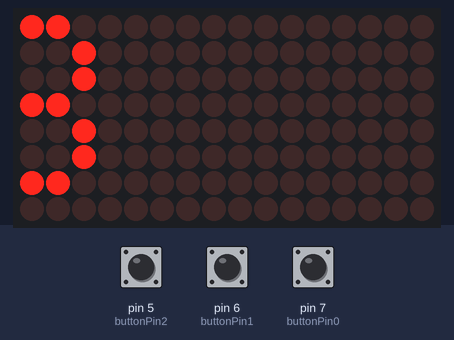
This sketch was run on a simulated Arduino Uno, built with avr-gcc and run on an emulated ATmega328P. Parts: 16×8 LED matrix. Inputs (shaded band) come from the test bench; at power-on: pin 5 (buttonPin2) LOW, pin 7 (buttonPin0) LOW, pin 6 (buttonPin1) LOW.

Above: at 1.2 s.
1.3 s: pin 5 (buttonPin2) pulled HIGH for 1 s
At 3.7 s:
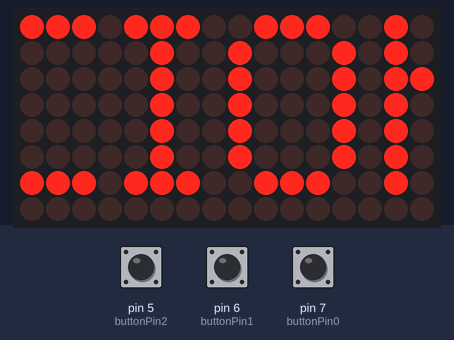
3.8 s: pin 7 (buttonPin0) pulled HIGH for 3.2 s
At 8.39 s:
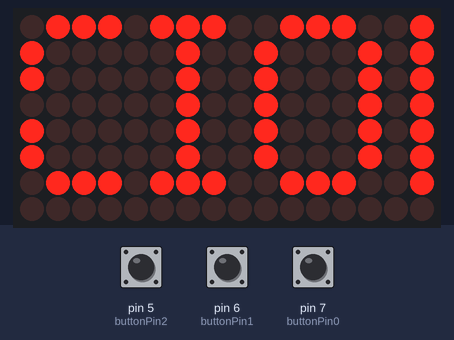
10.0 s: pin 6 (buttonPin1) pulled HIGH for 1 s
At 10.34 s:
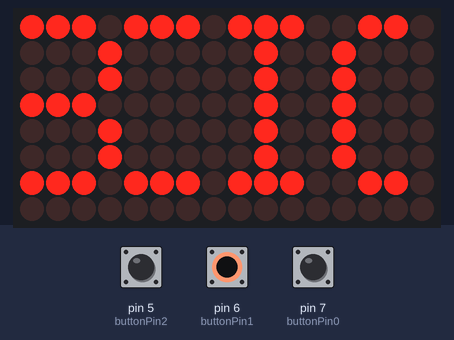
12.5 s: pin 5 (buttonPin2) pulled HIGH for 0.15 s
At 15.5 s:
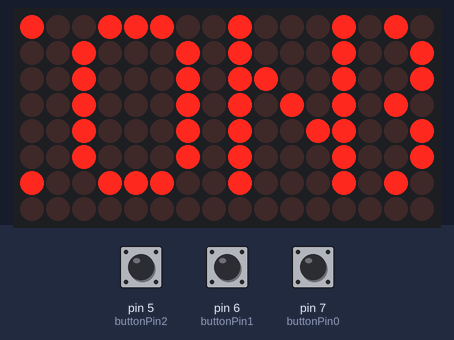
15.6 s: pin 7 (buttonPin0) pulled HIGH for 0.15 s
At 17.18 s:
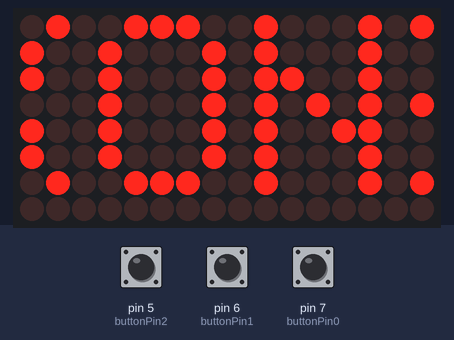
18.4 s: pin 6 (buttonPin1) pulled HIGH for 1 s
At 18.75 s:
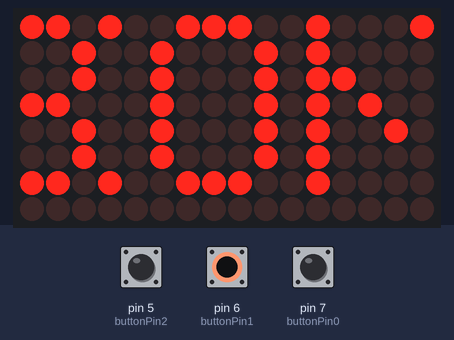
Timing chart, 0 to 21.4 s (numbered marks = the images above; inputs shaded):
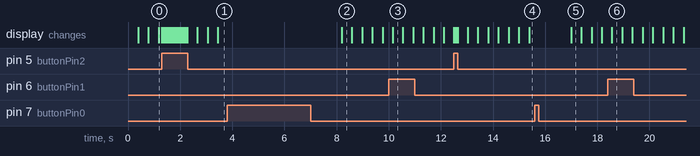

The sketch:

Cartel.ino
```cpp
#include <MD_Parola.h>
#include <MD_MAX72xx.h>
#include <SPI.h>

//Aclaraciones: Modulo 0= Matriz 2 ; Modulo 1= Matriz 1

#define HARDWARE_TYPE MD_MAX72XX::FC16_HW
#define MAX_DEVICES 2

#define CP_PIN 10   //LOAD
#define DATA_PIN 11 //DIN
#define CLE_PIN 13  //CLK

MD_Parola myDisplay = MD_Parola(HARDWARE_TYPE, DATA_PIN, CLE_PIN, CP_PIN, MAX_DEVICES);

const int buttonPin0 = 7; //Modo Texto
const int buttonPin1 = 6; //Dirección
const int buttonPin2 = 5; //Velocidad
int velocidad=100;
int retardo=800;
int curText=0;

//0 a 21 Cadenas
const char *pc[]=
{
  "TP1-GRUPO 4-SECCION B",
  "T", "P", "1", "-",
  "G", "R", "U", "P", "O",
  " ", "4", "-", "S", "E",
  "C", "C", "I", "O", "N",
  " ", "B"
};


// Global variables
typedef struct
{
  uint8_t spacing;  // character spacing
  const char *msg;  // message to display
} msgDef_t;


msgDef_t  M[] =
{
  { 1, "TP1-GRUPO 4-SECCION B"},
  //1 a 19 Va de derecha a izquierda
  { 0, "   T"},  { 1, "T P" },  { 0, "P 1" },  { 1, "1  -" },  { 0, "- G" },
  { 1, "G R" },  { 0, "R U" },  { 1, "U P" },  { 0, "P O" },  { 1, "O 4" },
  { 0, "4 S" },  { 1, "S E" },  { 0, "E C" },  { 1, "C C" },  { 0, "C I" },
  { 1, "I  O" },  { 0, "O N" },  { 1, "N B" },  { 0, "B  " },
  //20 a 30 Va de izquierda a derecha
  { 1, "B   "},  { 0, "N B" },  { 1, "O N" },  { 0, "I  O" },  { 1, "C I" },
  { 0, "C C" },  { 1, "E C" },  { 0, "S E" },  { 1, "- S" },  { 1, "4 -" },
  { 0, "O 4" },  { 1, "P O" },  { 0, "U P" },  { 1, "R U" },  { 0, "G R" },
  { 1, "- G" },  { 0, "1  -" },  { 1, "P 1" },  { 0, "T P" },  { 1, "   T"},


};


#define PAUSE_TIME  1000
#define MAX_STRINGS  (sizeof(M)/sizeof(M[0]))

int modoStatic(int cont){
  int n=cont;
  if (digitalRead(buttonPin1)==HIGH){
    if(n<20){
    myDisplay.setTextEffect(PA_NO_EFFECT,PA_NO_EFFECT );
    myDisplay.setTextBuffer(M[n].msg);
    myDisplay.displayReset();
    delay(retardo);
    myDisplay.displayReset();
    n = (n + 1) % MAX_STRINGS;
    }else{
      n=1;
      myDisplay.displayReset();
    }
  }else{
    if (n<20){
      n=20;
    }
    myDisplay.setTextAlignment(PA_RIGHT,PA_LEFT);
    myDisplay.setTextEffect(PA_NO_EFFECT,PA_NO_EFFECT );
    myDisplay.setTextBuffer(M[n].msg);
    myDisplay.displayReset();
    delay(retardo);
    myDisplay.displayReset();
    n = (n + 1) % MAX_STRINGS;
  }

  return n;
}

void modoAnimado(){
  myDisplay.setTextEffect(PA_SCROLL_LEFT,PA_SCROLL_LEFT);
  myDisplay.setTextBuffer(M[0].msg);
  if (digitalRead(buttonPin1)==HIGH) {
    myDisplay.setTextEffect(PA_SCROLL_LEFT , PA_SCROLL_LEFT);
  }else{
    myDisplay.setTextEffect(PA_SCROLL_RIGHT, PA_SCROLL_RIGHT);
  }
  int slide_scroll_speed = map(velocidad, 1023, 0, 400, 15);
  myDisplay.setSpeed(slide_scroll_speed);
}


void setup() {
  // put your setup code here, to run once:


  pinMode(buttonPin0, INPUT);
  pinMode(buttonPin1, INPUT);
  pinMode(buttonPin2, INPUT);

  myDisplay.begin();
  myDisplay.displayClear();
  myDisplay.setIntensity(5);
  myDisplay.displayText(M[0].msg, PA_LEFT, velocidad, 0, PA_SCROLL_LEFT , PA_SCROLL_LEFT );
}

void loop() {
  // put your main code here, to run repeatedly:
  static uint8_t  n = 1;
  if (digitalRead(buttonPin0)==HIGH){
      n=modoStatic(n);
    } else{
      modoAnimado();
      n=1;
    }

    if (digitalRead(buttonPin2)==HIGH) {
      velocidad = 80;
      retardo= 600;
    }else{
      velocidad = 1000;
      retardo=1000;
    }

  if (myDisplay.displayAnimate())
  {
    myDisplay.displayReset();
  }
}
```
